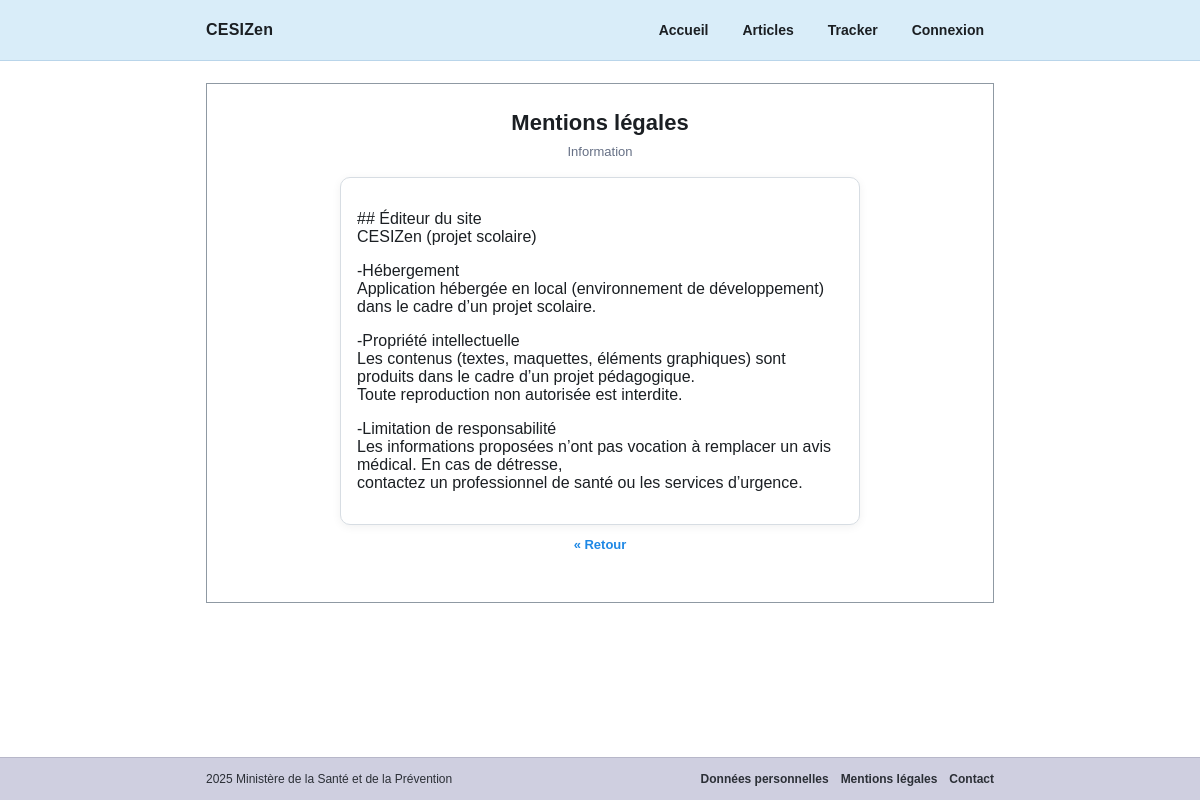
The app's page /info/mentions-legales/, older data.
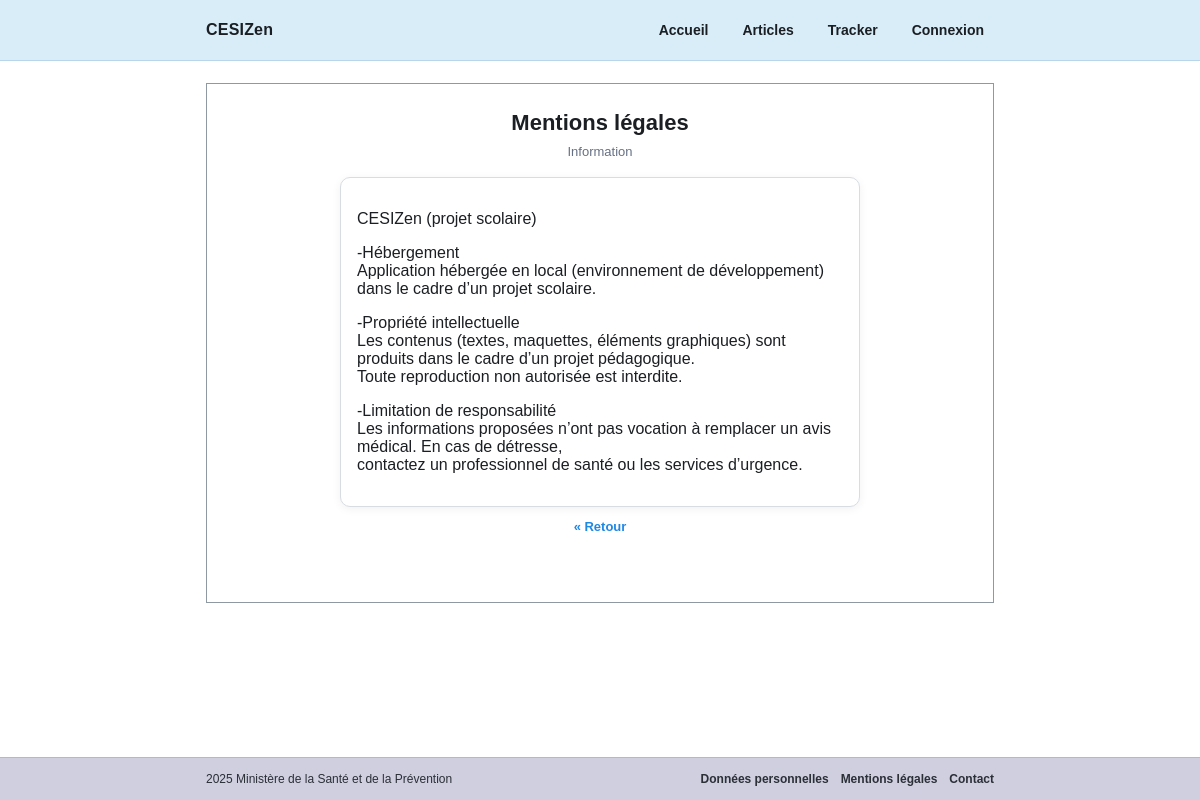
The same page, newer data.
### infos/models.py (models this page shows, shortened)
class PageInformation(models.Model):
    STATUT_CHOICES = [
        ("brouillon", "Brouillon"),
        ("publie", "Publié"),
        ("archive", "Archivé"),
    ]
    titre = models.CharField(max_length=120)
    slug = models.SlugField(unique=True)
    contenu = models.TextField()
    statut = models.CharField(max_length=10, choices=STATUT_CHOICES, default="brouillon")
    date_publication = models.DateTimeField(null=True, blank=True)
    date_mise_a_jour = models.DateTimeField(auto_now=True)

### infos/views.py (the view)
# urls.py: path("info/<slug:slug>/", views.page_detail, name="page_detail"),
def page_detail(request, slug):
    page = get_object_or_404(PageInformation, slug=slug, statut="publie")
    return render(request, "infos/page_detail.html", {"page": page})

### accounts/context_processors.py (called while the page is built)
def admin_context(request):
    return {"is_admin_user": is_admin(request.user)}

### accounts/permissions.py (called while the page is built)
def is_admin(user):
    return user.is_authenticated and (user.is_staff or user.groups.filter(name="ADMIN").exists())

### templates/infos/page_detail.html (shortened to what this page needs)
{% extends "base.html" %}
{% block content %}
  <div class="center">
    <h1>{{ page.titre }}</h1>
    <p class="subtitle">Information</p>
  </div>
  <div class="card">
    {{ page.contenu|linebreaks }}
  </div>
  <div class="center">
    <a class="backlink" href="{% url 'home' %}">&laquo; Retour</a>
  </div>
{% endblock %}

Row changes from the older to the newer data that the page shows:
changed PageInformation "Mentions légales": contenu "## Éditeur du site CESIZen (projet scolaire) -Hébergement…" → "CESIZen (projet scolaire) -Hébergement…"
